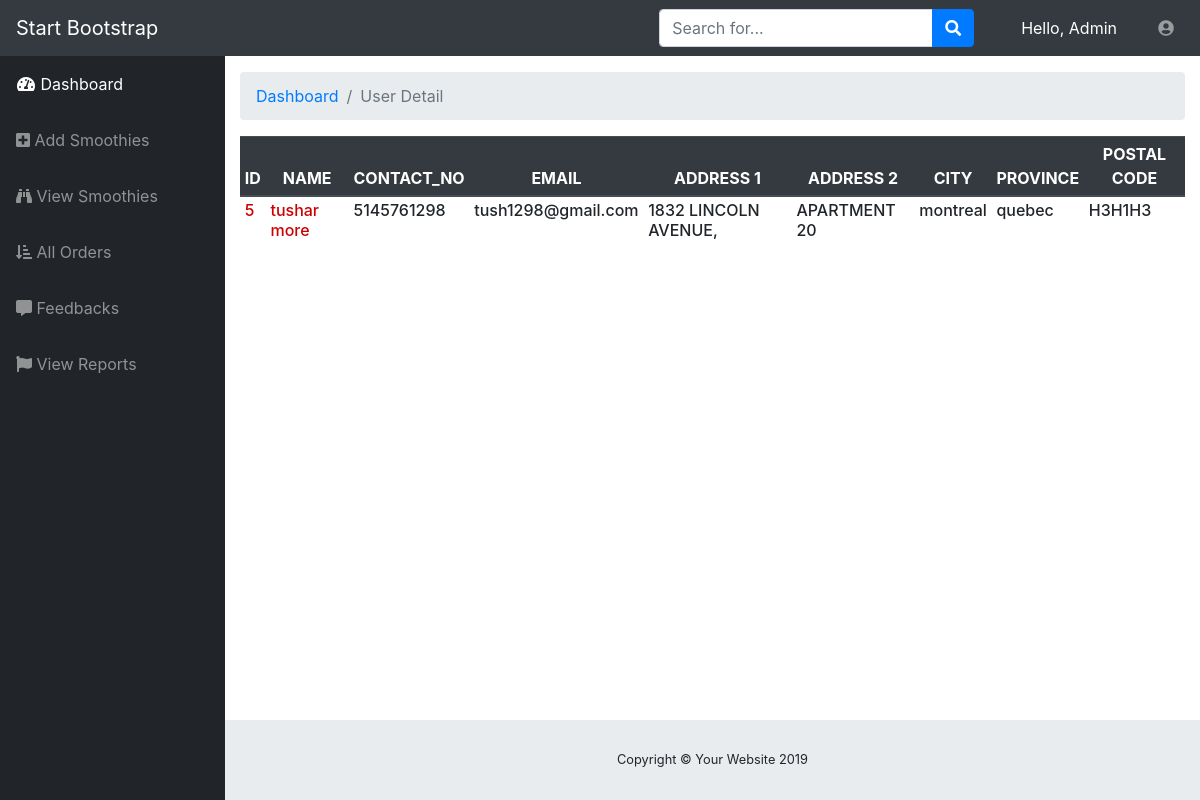
/admin/viewuserdetails.php?ViewUserDetail=5, run on the app's committed database.
### tables this page shows
CREATE TABLE `users` (
  `ID` int(15) NOT NULL,
  `F_NAME` varchar(25) NOT NULL,
  `L_NAME` varchar(25) NOT NULL,
  `CONTACT_NO` varchar(20) NOT NULL,
  `EMAIL` varchar(30) NOT NULL,
  `PASSWORD` varchar(15) NOT NULL,
  `ADDRESS1` varchar(60) NOT NULL,
  `ADDRESS2` varchar(60) NOT NULL,
  `CITY` varchar(15) NOT NULL,
  `PROVINCE` varchar(15) NOT NULL,
  `POSTAL_CODE` varchar(8) NOT NULL
);

### admin/classes/ViewUser.php (called while the page is built)
<?php require_once "Database.php";
class ViewUser{
 public static function ReadUser($ID){
    try{
      $query = "SELECT * from users where ID=".$ID ;
      $database = Database::Get_Instance();
      $connection = $database->Get_Connection();
      $statement  = $connection->prepare($query);
      $statement->execute();
      $result = $statement->fetchAll(PDO::FETCH_ASSOC);
      return $result;
    }catch(PDOException $e){
      echo "Query Failed : ".$e->getMessage();
    }
    }
}
?>

### admin/viewuserdetails.php (the view, shortened to what this page needs)
<?php include "includes/header.php"?>
<?php include "classes/ViewUser.php"?>
    <div id="content-wrapper">
      <div class="container-fluid">
        <ol class="breadcrumb">
          <li class="breadcrumb-item">
            <a href="index.php">Dashboard</a>
          </li>
          <li class="breadcrumb-item active">User Detail</li>
        </ol>
<?php
          echo "<table border = '0' class='table table-sm table-responsive table-hover'>";
      echo "<thead class='thead-dark text-center justify'>";
        echo "<tr>";
          echo "<th>ID</th>";
           echo "<th>NAME</th>";
          echo "<th>CONTACT_NO</th>";
          echo "<th>EMAIL</th>";
          echo "<th>ADDRESS 1</th>";
          echo "<th>ADDRESS 2</th>";
          echo "<th>CITY</th>";
          echo "<th>PROVINCE</th>";
          echo "<th>POSTAL CODE</th>";
        echo "</tr>";
            echo "</thead>";
  if(isset($_GET['ViewUserDetail'])){
$result = ViewUser::ReadUser($_GET['ViewUserDetail']);
    foreach($result as $row){
      echo "<tr>";
        echo "<td>";
          echo "<font color = #CC0000>";
            echo "<h6>". $row['ID']."</h6>";
        echo "</td>";
        echo "<td>";
          echo "<font color = #CC0000>";
            echo "<h6>". $row['F_NAME']." ".$row['L_NAME']."</h6>";
        echo "</td>";
        echo "<td>";
            echo "<h6>". $row['CONTACT_NO']."</h6>";
        echo "</td>";
        echo "<td>";
            echo "<h6>". $row['EMAIL']."</h6>";
        echo "</td>";
        echo "<td>";
            echo "<h6>". $row['ADDRESS1']."</h6>";
        echo "</td>";
        echo "<td>";
            echo "<h6>". $row['ADDRESS2']."</h6>";
        echo "</td>";
        echo "<td>";
            echo "<h6>". $row['CITY']."</h6>";
        echo "</td>";
        echo "<td>";
            echo "<h6>". $row['PROVINCE']."</h6>";
        echo "</td>";
        echo "<td>";
            echo "<h6>". $row['POSTAL_CODE']."</h6>";
        echo "</td>";
      echo "</tr>";
        }
      }
    echo "</table>";
?>
      </div>
      <footer class="sticky-footer">
        <div class="container my-auto">
          <div class="copyright text-center my-auto">
            <span>Copyright © Your Website 2019</span>
          </div>
        </div>
      </footer>
    </div>
<?php include "includes/footer.php"?>

### data on the page
users: ID "5", F_NAME "tushar", L_NAME "more", CONTACT_NO "5145761298", EMAIL "tush1298@gmail.com", ADDRESS1 "1832 LINCOLN AVENUE,", ADDRESS2 "APARTMENT 20", CITY "montreal", PROVINCE "quebec", POSTAL_CODE "H3H1H3"
